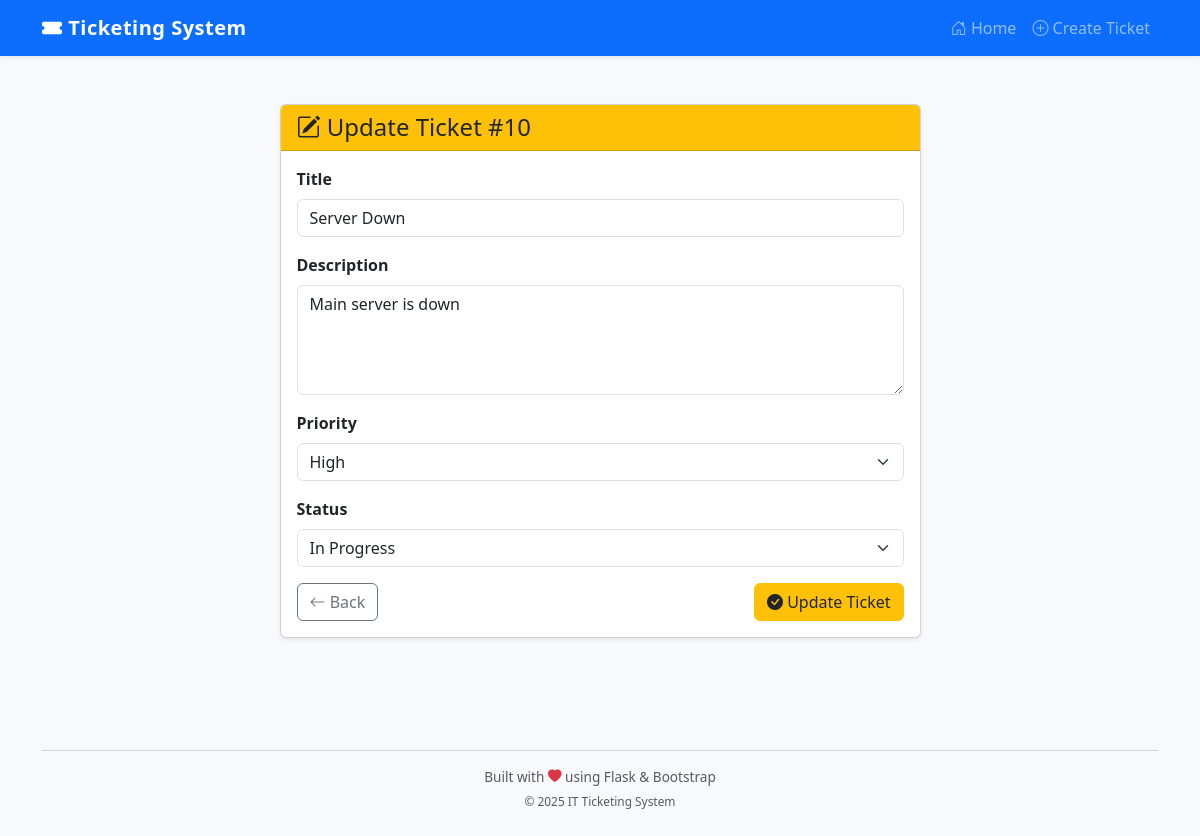
Page /update/10 on the committed database.
### tables this page shows
CREATE TABLE tickets (
    id INTEGER PRIMARY KEY AUTOINCREMENT,
    title TEXT NOT NULL,
    description TEXT NOT NULL,
    priority TEXT NOT NULL,
    status TEXT NOT NULL DEFAULT 'Open',
    created_at TEXT NOT NULL,
    updated_at TEXT NOT NULL
);

### routes/tickets.py (the view, shortened to what this page needs)
@bp.route("/update/<int:ticket_id>", methods=["GET", "POST"])
def update_ticket_route(ticket_id):
    ticket = get_ticket_service(ticket_id)
    if not ticket:
        flash("Ticket not found.", "danger")
        return redirect(url_for("tickets.home"))
    return render_template("update_ticket.html", ticket=ticket, PRIORITIES=PRIORITIES, STATUSES=STATUSES)

### database.py (called while the page is built)
def get_connection(db_name="tickets.db"):
    conn = sqlite3.connect(db_name, check_same_thread=False)
    conn.row_factory = sqlite3.Row
    return conn

def setup_db(conn):
    cursor = conn.cursor()
    cursor.execute("""
        CREATE TABLE IF NOT EXISTS tickets (
            id INTEGER PRIMARY KEY AUTOINCREMENT,
            title TEXT NOT NULL,
            description TEXT NOT NULL,
            priority TEXT NOT NULL,
            status TEXT NOT NULL DEFAULT 'Open',
            created_at TEXT NOT NULL DEFAULT CURRENT_TIMESTAMP,
            updated_at TEXT NOT NULL DEFAULT CURRENT_TIMESTAMP
        )
    """)
    conn.commit()

def get_db():
    if "db" not in g:
        g.db = get_connection()
        setup_db(g.db)
    return g.db

@contextmanager
def db_session():
    conn = get_db()
    try:
        yield conn
        conn.commit()
    except Exception:
        conn.rollback()
        raise

### models/ticket.py (called while the page is built)
def get_ticket(conn, ticket_id: int):
    cur = conn.execute("SELECT * FROM tickets WHERE id=?", (ticket_id,))
    row = cur.fetchone()
    if not row:
        return None
    from types import SimpleNamespace
    return SimpleNamespace(**dict(row))

### services/ticket_service.py (called while the page is built)
def get_ticket_service(ticket_id: int) -> Any:
    with db_session() as conn:
        return get_ticket(conn, ticket_id)

### templates/update_ticket.html (shortened to what this page needs)
{% extends "base.html" %}
{% block content %}
<section class="py-4">
    <div class="row justify-content-center">
        <div class="col-md-7">
            <div class="card shadow-sm">
                <div class="card-header bg-warning text-dark">
                    <h4 class="mb-0">
                        <i class="bi bi-pencil-square"></i> Update Ticket #{{ ticket.id }}
                    </h4>
                </div>
                <div class="card-body">
                    <form method="POST" action="{{ url_for('tickets.update_ticket_route', ticket_id=ticket.id) }}">
                        <div class="mb-3">
                            <label for="title" class="form-label fw-semibold">Title</label>
                            <input
                                type="text"
                                id="title"
                                name="title"
                                class="form-control"
                                maxlength="100"
                                required
                                value="{{ ticket.title }}"
                                placeholder="Short summary of the issue">
                        </div>
                        <div class="mb-3">
                            <label for="desc" class="form-label fw-semibold">Description</label>
                            <textarea
                                id="desc"
                                name="description"
                                class="form-control"
                                rows="4"
                                required
                                placeholder="Describe the issue in detail">{{ ticket.description }}</textarea>
                        </div>
                        <div class="mb-3">
                            <label for="priority" class="form-label fw-semibold">Priority</label>
                            <select id="priority" name="priority" class="form-select" required>
                                {% for p in PRIORITIES %}
                                    <option value="{{ p }}" {% if ticket.priority == p %}selected{% endif %}>
                                        {{ p }}
                                    </option>
                                {% endfor %}
                            </select>
                        </div>
                        <div class="mb-3">
                            <label for="status" class="form-label fw-semibold">Status</label>
                            <select id="status" name="status" class="form-select" required>
                                {% for s in STATUSES %}
                                    <option value="{{ s }}" {% if ticket.status == s %}selected{% endif %}>
                                        {{ s }}
                                    </option>
                                {% endfor %}
                            </select>
                        </div>
                        <div class="d-flex justify-content-between">
                            <a href="{{ url_for('tickets.home') }}" class="btn btn-outline-secondary">
                                <i class="bi bi-arrow-left"></i> Back
                            </a>
                            <button class="btn btn-warning text-dark" type="submit">
                                <i class="bi bi-check-circle-fill"></i> Update Ticket
                            </button>
                        </div>
                    </form>
                </div>
            </div>
        </div>
    </div>
</section>
{% endblock %}

### templates/base.html (style rules this page uses)
body { background-color: #f7f9fc; }

### rows in the picture
tickets: title "Server Down", description "Main server is down", priority "High", status "In Progress"

### other values in the picture
{{ ticket.id }} "10"
{{ current_year or 2025 }} "2025"
